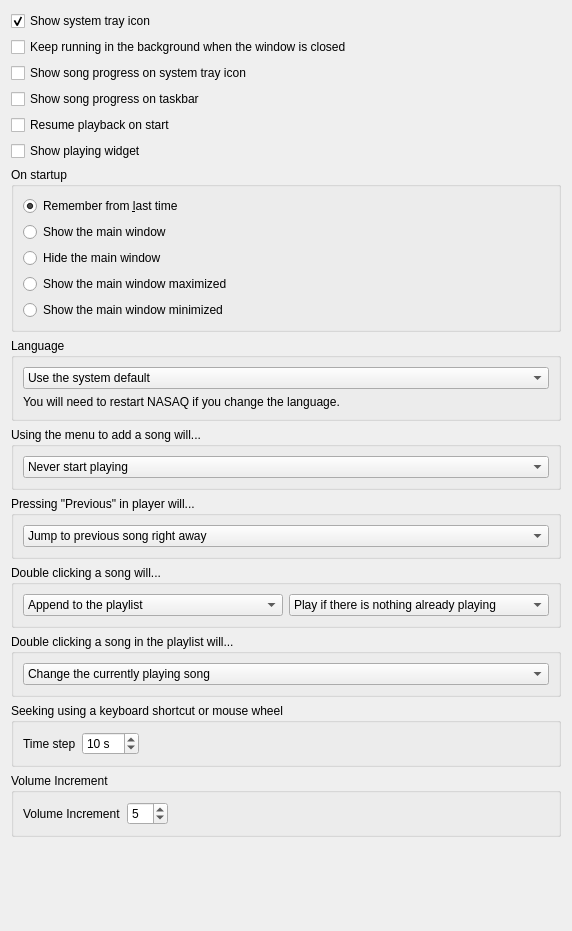
<?xml version="1.0" encoding="UTF-8"?>
<ui version="4.0">
 <class>BehaviourSettingsPage</class>
 <widget class="QWidget" name="BehaviourSettingsPage">
  <property name="geometry">
   <rect>
    <x>0</x>
    <y>0</y>
    <width>572</width>
    <height>931</height>
   </rect>
  </property>
  <property name="windowTitle">
   <string>Behavior</string>
  </property>
  <layout class="QVBoxLayout" name="layout_behavioursettingspage">
   <item>
    <widget class="QCheckBox" name="checkbox_showtrayicon">
     <property name="text">
      <string>Show system tray icon</string>
     </property>
     <property name="checked">
      <bool>true</bool>
     </property>
    </widget>
   </item>
   <item>
    <widget class="QCheckBox" name="checkbox_keeprunning">
     <property name="text">
      <string>Keep running in the background when the window is closed</string>
     </property>
     <property name="checked">
      <bool>false</bool>
     </property>
    </widget>
   </item>
   <item>
    <widget class="QCheckBox" name="checkbox_trayicon_progress">
     <property name="text">
      <string>Show song progress on system tray icon</string>
     </property>
    </widget>
   </item>
   <item>
    <widget class="QCheckBox" name="checkbox_taskbar_progress">
     <property name="text">
      <string>Show song progress on taskbar</string>
     </property>
    </widget>
   </item>
   <item>
    <widget class="QCheckBox" name="checkbox_resumeplayback">
     <property name="text">
      <string>Resume playback on start</string>
     </property>
     <property name="checked">
      <bool>false</bool>
     </property>
    </widget>
   </item>
   <item>
    <widget class="QCheckBox" name="checkbox_playingwidget">
     <property name="text">
      <string>Show playing widget</string>
     </property>
    </widget>
   </item>
   <item>
    <widget class="QGroupBox" name="groupbox_startup">
     <property name="title">
      <string>On startup</string>
     </property>
     <layout class="QVBoxLayout" name="layout_startup">
      <item>
       <widget class="QRadioButton" name="radiobutton_remember">
        <property name="text">
         <string>Remember from &amp;last time</string>
        </property>
        <property name="checked">
         <bool>true</bool>
        </property>
       </widget>
      </item>
      <item>
       <widget class="QRadioButton" name="radiobutton_show">
        <property name="text">
         <string>Show the main window</string>
        </property>
       </widget>
      </item>
      <item>
       <widget class="QRadioButton" name="radiobutton_hide">
        <property name="text">
         <string>Hide the main window</string>
        </property>
       </widget>
      </item>
      <item>
       <widget class="QRadioButton" name="radiobutton_show_maximized">
        <property name="text">
         <string>Show the main window maximized</string>
        </property>
       </widget>
      </item>
      <item>
       <widget class="QRadioButton" name="radiobutton_show_minimized">
        <property name="text">
         <string>Show the main window minimized</string>
        </property>
       </widget>
      </item>
     </layout>
    </widget>
   </item>
   <item>
    <widget class="QGroupBox" name="groupbox_language">
     <property name="title">
      <string>Language</string>
     </property>
     <layout class="QVBoxLayout" name="layout_language">
      <item>
       <widget class="QComboBox" name="combobox_language">
        <item>
         <property name="text">
          <string>Use the system default</string>
         </property>
        </item>
       </widget>
      </item>
      <item>
       <widget class="QLabel" name="label_language">
        <property name="text">
         <string>You will need to restart NASAQ if you change the language.</string>
        </property>
       </widget>
      </item>
     </layout>
    </widget>
   </item>
   <item>
    <widget class="QGroupBox" name="groupbox_add_song">
     <property name="title">
      <string>Using the menu to add a song will...</string>
     </property>
     <layout class="QVBoxLayout" name="layout_menuplaymode">
      <item>
       <widget class="QComboBox" name="combobox_menuplaymode">
        <property name="currentIndex">
         <number>0</number>
        </property>
        <item>
         <property name="text">
          <string>Never start playing</string>
         </property>
        </item>
        <item>
         <property name="text">
          <string>Play if there is nothing already playing</string>
         </property>
        </item>
        <item>
         <property name="text">
          <string>Always start playing</string>
         </property>
        </item>
       </widget>
      </item>
     </layout>
    </widget>
   </item>
   <item>
    <widget class="QGroupBox" name="groupbox_previous">
     <property name="title">
      <string>Pressing &quot;Previous&quot; in player will...</string>
     </property>
     <layout class="QVBoxLayout" name="layout_previous">
      <item>
       <widget class="QComboBox" name="combobox_previousmode">
        <property name="currentIndex">
         <number>0</number>
        </property>
        <item>
         <property name="text">
          <string>Jump to previous song right away</string>
         </property>
        </item>
        <item>
         <property name="text">
          <string>Restart song, then jump to previous if pressed again</string>
         </property>
        </item>
       </widget>
      </item>
     </layout>
    </widget>
   </item>
   <item>
    <widget class="QGroupBox" name="groupbox_doubleclickaddmode">
     <property name="title">
      <string>Double clicking a song will...</string>
     </property>
     <layout class="QHBoxLayout" name="layout_doubleclickaddmode">
      <item>
       <widget class="QComboBox" name="combobox_doubleclickaddmode">
        <property name="currentIndex">
         <number>0</number>
        </property>
        <item>
         <property name="text">
          <string>Append to the playlist</string>
         </property>
        </item>
        <item>
         <property name="text">
          <string>Replace the playlist</string>
         </property>
        </item>
        <item>
         <property name="text">
          <string>Open in new playlist</string>
         </property>
        </item>
        <item>
         <property name="text">
          <string>Add to the queue</string>
         </property>
        </item>
       </widget>
      </item>
      <item>
       <widget class="QComboBox" name="combobox_doubleclickplaymode">
        <property name="currentIndex">
         <number>1</number>
        </property>
        <item>
         <property name="text">
          <string>Never start playing</string>
         </property>
        </item>
        <item>
         <property name="text">
          <string>Play if there is nothing already playing</string>
         </property>
        </item>
        <item>
         <property name="text">
          <string>Always start playing</string>
         </property>
        </item>
       </widget>
      </item>
     </layout>
    </widget>
   </item>
   <item>
    <widget class="QGroupBox" name="groupbox_doubleclickplaylist">
     <property name="title">
      <string>Double clicking a song in the playlist will...</string>
     </property>
     <layout class="QVBoxLayout" name="layout_doubleclickplaylist">
      <item>
       <widget class="QComboBox" name="combobox_doubleclickplaylistaddmode">
        <property name="currentIndex">
         <number>0</number>
        </property>
        <item>
         <property name="text">
          <string>Change the currently playing song</string>
         </property>
        </item>
        <item>
         <property name="text">
          <string>Add to the queue</string>
         </property>
        </item>
       </widget>
      </item>
     </layout>
    </widget>
   </item>
   <item>
    <widget class="QGroupBox" name="groupbox_seekstep">
     <property name="title">
      <string>Seeking using a keyboard shortcut or mouse wheel</string>
     </property>
     <layout class="QHBoxLayout" name="layout_seekstep">
      <item>
       <widget class="QLabel" name="label_seekstep">
        <property name="text">
         <string>Time step</string>
        </property>
       </widget>
      </item>
      <item>
       <widget class="QSpinBox" name="spinbox_seekstepsec">
        <property name="suffix">
         <string> s</string>
        </property>
        <property name="prefix">
         <string/>
        </property>
        <property name="minimum">
         <number>1</number>
        </property>
        <property name="maximum">
         <number>120</number>
        </property>
        <property name="value">
         <number>10</number>
        </property>
       </widget>
      </item>
      <item>
       <spacer name="spacer_seekstep">
        <property name="orientation">
         <enum>Qt::Horizontal</enum>
        </property>
        <property name="sizeHint" stdset="0">
         <size>
          <width>40</width>
          <height>20</height>
         </size>
        </property>
       </spacer>
      </item>
     </layout>
    </widget>
   </item>
   <item>
    <widget class="QGroupBox" name="groupbox_volumeincrement">
     <property name="title">
      <string>Volume Increment</string>
     </property>
     <layout class="QHBoxLayout" name="horizontalLayout">
      <item>
       <widget class="QLabel" name="label_volumeincrement">
        <property name="text">
         <string>Volume Increment</string>
        </property>
       </widget>
      </item>
      <item>
       <widget class="QSpinBox" name="spinbox_volumeincrement">
        <property name="suffix">
         <string/>
        </property>
        <property name="minimum">
         <number>1</number>
        </property>
        <property name="maximum">
         <number>25</number>
        </property>
        <property name="value">
         <number>5</number>
        </property>
       </widget>
      </item>
      <item>
       <spacer name="spacer_volumeincrement">
        <property name="orientation">
         <enum>Qt::Horizontal</enum>
        </property>
        <property name="sizeHint" stdset="0">
         <size>
          <width>40</width>
          <height>20</height>
         </size>
        </property>
       </spacer>
      </item>
     </layout>
    </widget>
   </item>
   <item>
    <spacer name="spacer_bottom">
     <property name="orientation">
      <enum>Qt::Vertical</enum>
     </property>
     <property name="sizeHint" stdset="0">
      <size>
       <width>20</width>
       <height>5</height>
      </size>
     </property>
    </spacer>
   </item>
  </layout>
 </widget>
 <tabstops>
  <tabstop>checkbox_showtrayicon</tabstop>
  <tabstop>checkbox_keeprunning</tabstop>
  <tabstop>checkbox_trayicon_progress</tabstop>
  <tabstop>checkbox_taskbar_progress</tabstop>
  <tabstop>checkbox_resumeplayback</tabstop>
  <tabstop>checkbox_playingwidget</tabstop>
  <tabstop>radiobutton_remember</tabstop>
  <tabstop>radiobutton_show</tabstop>
  <tabstop>radiobutton_hide</tabstop>
  <tabstop>radiobutton_show_maximized</tabstop>
  <tabstop>radiobutton_show_minimized</tabstop>
  <tabstop>combobox_language</tabstop>
  <tabstop>combobox_menuplaymode</tabstop>
  <tabstop>combobox_previousmode</tabstop>
  <tabstop>combobox_doubleclickaddmode</tabstop>
  <tabstop>combobox_doubleclickplaymode</tabstop>
  <tabstop>combobox_doubleclickplaylistaddmode</tabstop>
  <tabstop>spinbox_seekstepsec</tabstop>
  <tabstop>spinbox_volumeincrement</tabstop>
 </tabstops>
 <resources/>
 <connections/>
</ui>
